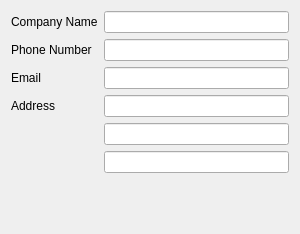
<?xml version="1.0" encoding="UTF-8"?>
<ui version="4.0">
 <class>CompanyDetailsWidget</class>
 <widget class="QWidget" name="CompanyDetailsWidget">
  <property name="geometry">
   <rect>
    <x>0</x>
    <y>0</y>
    <width>300</width>
    <height>234</height>
   </rect>
  </property>
  <property name="windowTitle">
   <string>Form</string>
  </property>
  <layout class="QFormLayout" name="formLayout">
   <item row="0" column="0">
    <widget class="QLabel" name="label_2">
     <property name="text">
      <string>Company Name</string>
     </property>
    </widget>
   </item>
   <item row="0" column="1">
    <widget class="QLineEdit" name="nameEdit"/>
   </item>
   <item row="1" column="0">
    <widget class="QLabel" name="label_3">
     <property name="text">
      <string>Phone Number</string>
     </property>
    </widget>
   </item>
   <item row="1" column="1">
    <widget class="QLineEdit" name="phoneEdit"/>
   </item>
   <item row="2" column="0">
    <widget class="QLabel" name="label_4">
     <property name="text">
      <string>Email</string>
     </property>
    </widget>
   </item>
   <item row="2" column="1">
    <widget class="QLineEdit" name="emailEdit"/>
   </item>
   <item row="3" column="0">
    <widget class="QLabel" name="label_5">
     <property name="text">
      <string>Address</string>
     </property>
    </widget>
   </item>
   <item row="3" column="1">
    <widget class="QLineEdit" name="addressLineEdit1"/>
   </item>
   <item row="4" column="1">
    <widget class="QLineEdit" name="addressLineEdit2"/>
   </item>
   <item row="5" column="1">
    <widget class="QLineEdit" name="addressLineEdit3"/>
   </item>
  </layout>
 </widget>
 <resources/>
 <connections/>
</ui>
